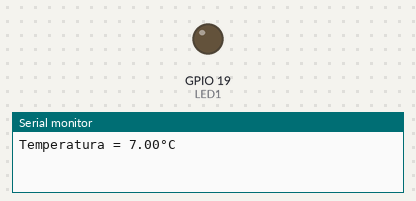
A sketch run on a simulated ESP32. Shown: output pins drawn as LEDs (lit = HIGH), the last lines printed to the serial monitor. Random numbers use the default seed unless the sketch sets one.

Above: at 0.1 s.
At 24.1 s:
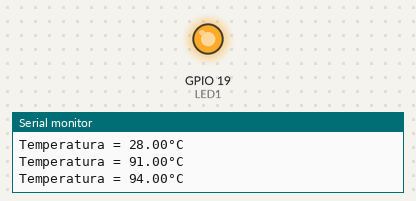
Timing chart, 0 to 37.5 s (numbered marks = the images above):
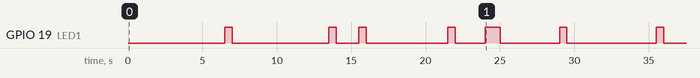

The sketch:

Aula09_Termostato.ino
```cpp
#define LED1 19

float valor1;

void setup() {
  Serial.begin(115200);
  pinMode(LED1, OUTPUT);
}

void loop() {
  valor1 = random(0,100);
  Serial.print("Temperatura = ");
  Serial.print(valor1);
  Serial.println("°C");
  delay(500);
  if(valor1 >90)
    digitalWrite(LED1, HIGH);
  else
    digitalWrite(LED1, LOW);
}
```

Measured:
- by itself, GPIO 19 (LED1): LOW → HIGH at 6.5 s, → LOW 0.50 s later, → HIGH 6.5 s later, → LOW 0.50 s later, … (14 changes in this stretch)
